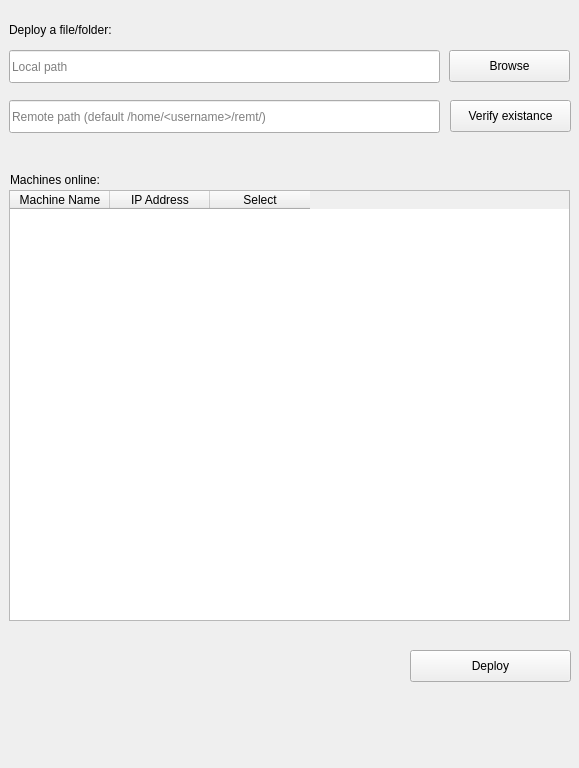
<?xml version="1.0" encoding="UTF-8"?>
<ui version="4.0">
 <class>Frame</class>
 <widget class="QWidget" name="Frame">
  <property name="geometry">
   <rect>
    <x>0</x>
    <y>0</y>
    <width>579</width>
    <height>768</height>
   </rect>
  </property>
  <property name="windowTitle">
   <string>Form</string>
  </property>
  <widget class="TableWidget" name="MainTable">
   <property name="geometry">
    <rect>
     <x>9</x>
     <y>190</y>
     <width>561</width>
     <height>431</height>
    </rect>
   </property>
   <column>
    <property name="text">
     <string>Machine Name</string>
    </property>
   </column>
   <column>
    <property name="text">
     <string>IP Address</string>
    </property>
   </column>
   <column>
    <property name="text">
     <string>Select</string>
    </property>
   </column>
  </widget>
  <widget class="PrimaryPushButton" name="Deploy">
   <property name="geometry">
    <rect>
     <x>410</x>
     <y>650</y>
     <width>161</width>
     <height>32</height>
    </rect>
   </property>
   <property name="text">
    <string>Deploy</string>
   </property>
  </widget>
  <widget class="LineEdit" name="Localpath">
   <property name="geometry">
    <rect>
     <x>9</x>
     <y>50</y>
     <width>431</width>
     <height>33</height>
    </rect>
   </property>
   <property name="placeholderText">
    <string>Local path</string>
   </property>
  </widget>
  <widget class="PushButton" name="Broswse">
   <property name="geometry">
    <rect>
     <x>449</x>
     <y>50</y>
     <width>121</width>
     <height>32</height>
    </rect>
   </property>
   <property name="text">
    <string>Browse</string>
   </property>
  </widget>
  <widget class="StrongBodyLabel" name="Title1">
   <property name="geometry">
    <rect>
     <x>9</x>
     <y>20</y>
     <width>131</width>
     <height>19</height>
    </rect>
   </property>
   <property name="text">
    <string>Deploy a file/folder:</string>
   </property>
  </widget>
  <widget class="LineEdit" name="LineEdit">
   <property name="geometry">
    <rect>
     <x>9</x>
     <y>100</y>
     <width>431</width>
     <height>33</height>
    </rect>
   </property>
   <property name="placeholderText">
    <string>Remote path (default /home/&lt;username&gt;/remt/)</string>
   </property>
  </widget>
  <widget class="PushButton" name="PushButton">
   <property name="geometry">
    <rect>
     <x>450</x>
     <y>100</y>
     <width>121</width>
     <height>32</height>
    </rect>
   </property>
   <property name="text">
    <string>Verify existance</string>
   </property>
  </widget>
  <widget class="StrongBodyLabel" name="StrongBodyLabel">
   <property name="geometry">
    <rect>
     <x>10</x>
     <y>170</y>
     <width>111</width>
     <height>19</height>
    </rect>
   </property>
   <property name="text">
    <string>Machines online:</string>
   </property>
  </widget>
 </widget>
 <customwidgets>
  <customwidget>
   <class>PushButton</class>
   <extends>QPushButton</extends>
   <header>qfluentwidgets</header>
  </customwidget>
  <customwidget>
   <class>PrimaryPushButton</class>
   <extends>PushButton</extends>
   <header>qfluentwidgets</header>
  </customwidget>
  <customwidget>
   <class>StrongBodyLabel</class>
   <extends>QLabel</extends>
   <header>qfluentwidgets</header>
  </customwidget>
  <customwidget>
   <class>LineEdit</class>
   <extends>QLineEdit</extends>
   <header>qfluentwidgets</header>
  </customwidget>
  <customwidget>
   <class>TableWidget</class>
   <extends>QTableWidget</extends>
   <header>qfluentwidgets</header>
  </customwidget>
 </customwidgets>
 <resources/>
 <connections/>
</ui>
